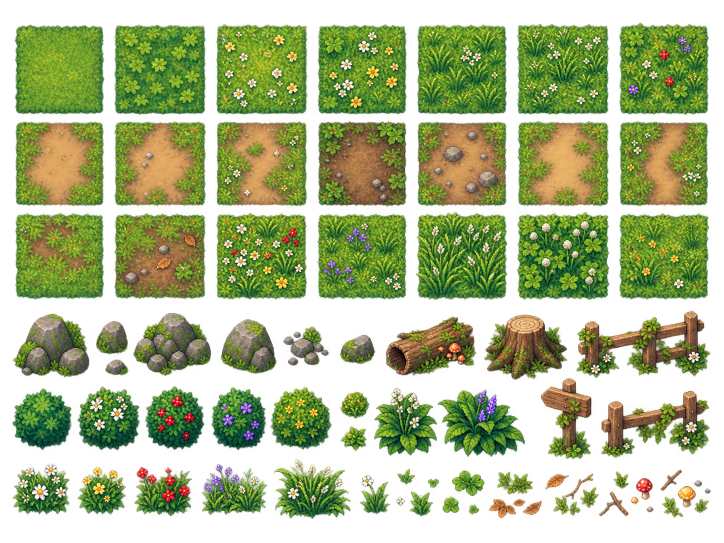
#> input picture assets/sources/EvolvingRealms_Original_Assets_Batch02/environment/grassland_tiles_props.png, 1448 x 1086 px (shown at 1/2 size)
$ python build_assets.py
#> lines starting #> are read from the running program, lines starting #| are printed output that depends on the picture
### tools/art/sheet_tools.py
"""Small helpers for slicing AI-generated source sheets into game-ready pixel sprites.

Dev-only (Pillow, numpy, scipy). The game never runs Python: outputs are committed PNGs.
"""
from __future__ import annotations

import numpy as np
from PIL import Image, ImageFilter
from scipy import ndimage

ALPHA_CUT = 128


def load(path) -> np.ndarray:
    return np.array(Image.open(path).convert("RGBA"))


# [70 lines left out: functions components, _split_wide, cut, is_glow, foot_anchor, not called in this run]


def downscale(part: np.ndarray, scale: float) -> Image.Image:
    """Area-average downscale on premultiplied colour, then a hard alpha edge so the
    result reads as crisp pixel art instead of a blurry painting."""
    h, w = part.shape[:2]
    size = (max(1, round(w * scale)), max(1, round(h * scale)))
    rgba = part.astype(np.float32) / 255.0
    rgba[..., :3] *= rgba[..., 3:4]
    channels = [Image.fromarray((rgba[..., i] * 255).astype(np.uint8)).resize(size, Image.BOX) for i in range(4)]
    out = np.stack([np.array(c, dtype=np.float32) / 255.0 for c in channels], axis=-1)
    alpha = out[..., 3:4]
    color = np.where(alpha > 0.001, out[..., :3] / np.maximum(alpha, 0.001), 0)
    solid = alpha[..., 0] > 0.5
    result = np.zeros(out.shape, dtype=np.uint8)
    result[..., :3] = np.clip(color * 255, 0, 255).astype(np.uint8)
    result[..., 3] = np.where(solid, 255, 0)
    image = Image.fromarray(result, "RGBA")
    sharp = image.filter(ImageFilter.UnsharpMask(radius=1, percent=60, threshold=2))
    sharp.putalpha(image.getchannel("A"))
    return sharp


# [100 lines left out: functions outline, place, split_band, defringe, split_touching, not called in this run]

### tools/art/build_assets.py
"""Builds game-ready art from the AI-generated source sheets (Batch 01).

    .venv/Scripts/python.exe tools/art/build_assets.py

Inputs : assets/sources/EvolvingRealms_Original_Assets_Batch01 (originals, never edited)
Outputs: assets/game/** PNGs + assets/game/art_index.json (read by src/world/art.gd)

Content mapping (content_id -> visual -> category/kind fallback) lives in MAPPING below;
add art by extending the tables here and re-running. Gameplay code is never touched.
Note: in Batch 01 the files props/... and landmarks/... hold each other's contents; the
SHEETS table refers to them by what they actually contain.
"""
from __future__ import annotations

import json
import math
import sys
from pathlib import Path

import numpy as np
from PIL import Image
from scipy import ndimage

sys.path.insert(0, str(Path(__file__).parent))
from sheet_tools import components, cut, defringe, downscale, foot_anchor, load, place, split_touching  # noqa: E402

ROOT = Path(__file__).resolve().parents[2]
SRC = ROOT / "assets/sources/EvolvingRealms_Original_Assets_Batch01"
SRC2 = ROOT / "assets/sources/EvolvingRealms_Original_Assets_Batch02"
OUT = ROOT / "assets/game"
TILE = 40  # Display pixels per logical tile (logic grid is unchanged).

SHEETS = {
    "environment": SRC / "environment/forest_grass_beach_water_tilesheet.png",
    "player": SRC / "characters/player_adventurer_spritesheet.png",
    "wolf": SRC / "creatures/gray_wolf_spritesheet.png",
    "props": SRC / "landmarks/discoveries_ruins_shrines_sheet.png",  # swapped in the batch
    "landmarks": SRC / "props/chests_resources_items_sheet.png",  # swapped in the batch
    "boar": SRC2 / "creatures/wild_boar_spritesheet.png",
    "rabbit": SRC2 / "creatures/rabbit_spritesheet.png",
    "deer": SRC2 / "creatures/deer_spritesheet.png",
    "crab": SRC2 / "creatures/crab_spritesheet.png",
    "grassland": SRC2 / "environment/grassland_tiles_props.png",
    "beach": SRC2 / "environment/beach_tiles_props.png",
    "icons": SRC2 / "ui/inventory_status_icons.png",
}

# ---------------------------------------------------------------- characters

CHARACTERS = {
    "player": {
        "bands": [(200, 0, 415, 1448), (420, 0, 605, 1448), (605, 0, 795, 1448), (795, 0, 1030, 1448)],
        "scale": 0.32, "canvas": (88, 80), "anchor": (44, 73), "glow": True, "max_width": 0,
        # direction -> state -> [(row, col, flip)]
        "anims": {
            "down": {"idle": [(0, 0)], "walk": [(0, 1), (0, 2), (0, 3), (0, 4)], "attack": [(0, 5), (0, 6), (0, 7)], "hit": [(0, 8)], "death": [(0, 9), (0, 10)]},
            "left": {"idle": [(1, 0)], "walk": [(1, 1), (1, 2), (1, 3), (1, 4)], "attack": [(2, 5, 1), (2, 6, 1), (2, 7, 1)], "hit": [(1, 8)], "death": [(1, 9), (1, 10)]},
            "right": {"idle": [(2, 0)], "walk": [(2, 1), (2, 2), (2, 3), (2, 4)], "attack": [(2, 5), (2, 6), (2, 7)], "hit": [(2, 8)], "death": [(2, 9), (2, 10)]},
            "up": {"idle": [(3, 0)], "walk": [(3, 1), (3, 2), (3, 3), (3, 4)], "attack": [(3, 5), (3, 6), (3, 7)], "hit": [(3, 8)], "death": [(3, 9), (3, 10)]},
        },
    },
    "wolf": {
        "bands": [(90, 0, 340, 1448), (355, 0, 565, 1448), (575, 0, 785, 1448), (795, 0, 1045, 1448)],
        "scale": 0.25, "canvas": (84, 76), "anchor": (42, 69), "glow": False, "max_width": 228,
        "anims": {
            "down": {"idle": [(0, 0)], "walk": [(0, 1), (0, 2), (0, 3), (0, 4)], "attack": [(0, 5), (0, 6), (0, 7)], "hit": [(0, 8)], "death": [(0, 9)]},
            "left": {"idle": [(1, 0)], "walk": [(2, 1), (2, 2), (2, 3), (2, 4)], "attack": [(1, 5), (1, 6)], "hit": [(2, 8)], "death": [(1, 9, 1)]},
            "right": {"idle": [(2, 0)], "walk": [(1, 1), (1, 2), (1, 3), (1, 4)], "attack": [(2, 5), (2, 6)], "hit": [(1, 8)], "death": [(1, 9)]},
            "up": {"idle": [(3, 0)], "walk": [(3, 1), (3, 2), (3, 3), (3, 4)], "attack": [(3, 5), (3, 6), (3, 7)], "hit": [(3, 8)], "death": [(3, 9)]},
        },
    },
}

# Batch 02 frames touch each other; (row, index) refer to split_touching() order.
# Merged leftovers (several animals in one blob, lone slash arcs) are simply not used.
CHARACTERS.update({
    "boar": {
        "boxes": {"lying": (130, 1322, 285, 1448)},  # Lone death pose; neighbours merge.
        "split": "touching", "bands": [(120, 0, 290, 1448), (360, 0, 515, 1448), (580, 0, 740, 1448), (805, 0, 990, 1448)],
        "scale": 0.30, "canvas": (80, 72), "anchor": (40, 66), "glow": False,
        "anims": {
            "down": {"idle": [(0, 0)], "walk": [(0, 4), (0, 5), (0, 6), (0, 7)], "attack": [(0, 9), (0, 11)], "hit": [(0, 12)], "death": [(0, 14), ("lying", 0)]},
            "left": {"idle": [(1, 1)], "walk": [(1, 1), (1, 6)], "attack": [(1, 6), (1, 1)], "hit": [(1, 7, 1)], "death": [("lying", 1)]},
            "right": {"idle": [(1, 1, 1)], "walk": [(1, 1, 1), (1, 6, 1)], "attack": [(1, 6, 1), (1, 1, 1)], "hit": [(1, 7)], "death": [("lying", 0)]},
            "up": {"idle": [(3, 0)], "walk": [(3, 4), (3, 5), (3, 6), (3, 7)], "attack": [(3, 9), (3, 11)], "hit": [(3, 12)], "death": [(3, 14), ("lying", 0)]},
        },
    },
    "rabbit": {
        "split": "touching", "bands": [(115, 0, 300, 1448), (300, 0, 500, 1448), (505, 0, 710, 1448), (710, 0, 915, 1448)],
        "scale": 0.19, "canvas": (56, 48), "anchor": (28, 43), "glow": False,
        "anims": {
            "down": {"idle": [(0, 0)], "walk": [(0, 2), (0, 3), (0, 4), (0, 5)], "attack": [(0, 7)], "hit": [(0, 6)], "death": [(0, 8), (0, 9)]},
            "right": {"idle": [(1, 0)], "walk": [(1, 2), (1, 3), (1, 4), (1, 5)], "attack": [(1, 6)], "hit": [(1, 7)], "death": [(1, 8), (1, 9)]},
            "up": {"idle": [(2, 0)], "walk": [(2, 2), (2, 3), (2, 4), (2, 5)], "attack": [(2, 6)], "hit": [(2, 6)], "death": [(2, 8), (2, 9)]},
            "left": {"idle": [(3, 0)], "walk": [(3, 2), (3, 3), (3, 4), (3, 5)], "attack": [(3, 6)], "hit": [(3, 7)], "death": [(3, 8), (3, 9)]},
        },
    },
    "deer": {
        "split": "touching", "bands": [(90, 0, 300, 1448), (325, 0, 545, 1448), (565, 0, 790, 1448), (810, 0, 1030, 1448)],
        "scale": 0.31, "canvas": (88, 80), "anchor": (44, 74), "glow": False,
        "anims": {
            "down": {"idle": [(0, 1)], "walk": [(0, 1), (0, 5)], "attack": [(0, 4), (0, 6)], "hit": [(0, 8)], "death": [(0, 9), (0, 10)]},
            "left": {"idle": [(1, 2)], "walk": [(1, 6), (1, 7)], "attack": [(1, 8)], "hit": [(1, 10)], "death": [(1, 12), (1, 13)]},
            "right": {"idle": [(3, 2)], "walk": [(3, 6), (3, 7)], "attack": [(3, 9), (3, 10)], "hit": [(3, 11)], "death": [(3, 12), (3, 13)]},
            "up": {"idle": [(2, 3)], "walk": [(2, 4), (2, 5)], "attack": [(2, 6), (2, 7)], "hit": [(2, 8)], "death": [(2, 9), (2, 10)]},
        },
    },
    "crab": {
        "split": "touching", "bands": [(150, 0, 350, 1448), (360, 0, 545, 1448), (560, 0, 790, 1448), (805, 0, 1000, 1448)],
        "scale": 0.27, "canvas": (64, 56), "anchor": (32, 51), "glow": False,
        "anims": {
            "down": {"idle": [(0, 0)], "walk": [(0, 1), (0, 2), (0, 3)], "attack": [(0, 4), (0, 5)], "hit": [(0, 7)], "death": [(0, 8), (0, 9)]},
            "left": {"idle": [(1, 0)], "walk": [(1, 1), (1, 2), (1, 3), (1, 4)], "attack": [(1, 5)], "hit": [(1, 7)], "death": [(1, 8), (1, 9)]},
            "up": {"idle": [(2, 0)], "walk": [(2, 1), (2, 2), (2, 3)], "attack": [(2, 4)], "hit": [(2, 7)], "death": [(2, 9), (2, 10)]},
            "right": {"idle": [(3, 0)], "walk": [(3, 1), (3, 2), (3, 3)], "attack": [(3, 4), (3, 5)], "hit": [(3, 7)], "death": [(3, 8), (3, 9)]},
        },
    },
})


# [60 lines left out: functions _ref, sprite_from_part, build_character, not called in this run]


# ---------------------------------------------------------------- terrain

# 5x5 ground grid on the environment sheet: (row, col) -> bbox detected by component scan.
GRIDS = {  # sheet -> (row y ranges, column x ranges) of its ground tile grid
    "environment": ([(32, 197), (206, 364), (375, 534), (546, 703), (712, 870)],
                    [(132, 311), (328, 506), (523, 703), (720, 900), (918, 1114)]),
    "grassland": ([(49, 228), (244, 411), (427, 598)],
                  [(31, 208), (231, 409), (434, 613), (637, 812), (836, 1013), (1036, 1216), (1240, 1416)]),
    "beach": ([(18, 172), (183, 341), (350, 505)],
              [(22, 182), (200, 361), (379, 536), (553, 716), (734, 892), (910, 1073), (1091, 1250), (1269, 1428)]),
}
GROUND = {  # biome -> [(sheet, row, col, weight)]; first entry is the seam base of the biome.
    "meadow": [("grassland", 0, 0, 18), ("grassland", 0, 1, 5), ("grassland", 0, 4, 2), ("grassland", 2, 6, 2),
               ("grassland", 0, 2, 1), ("grassland", 0, 3, 1), ("grassland", 0, 5, 1), ("grassland", 0, 6, 1),
               ("grassland", 2, 2, 1), ("grassland", 2, 3, 1), ("grassland", 2, 5, 1), ("grassland", 2, 0, 1)],
    "forest": [("environment", 1, 0, 4), ("environment", 1, 4, 3), ("environment", 1, 1, 2), ("environment", 1, 2, 1), ("environment", 1, 3, 1)],
    "beach": [("beach", 0, 0, 6), ("beach", 0, 1, 2), ("beach", 0, 3, 1), ("beach", 0, 4, 1), ("beach", 0, 2, 1), ("environment", 3, 2, 2)],
    "ocean": [("environment", 4, 3, 3), ("environment", 4, 4, 2), ("beach", 2, 6, 2), ("beach", 2, 7, 1)],
}
OVERLAYS = {  # name -> (texture tile, edge radius, edge noise, rim colour or None, dithered)
    "shallow": (("environment", 4, 0), 24, 3, None, True),
    "sand": (("beach", 0, 0), 9, 3, (236, 244, 236), False),
    "forest": (("environment", 1, 0), 12, 6, (60, 46, 30), False),
    "grass": (("grassland", 0, 0), 13, 7, (58, 104, 40), False),
}
_SHEETS: dict = {}


def sheet(key: str) -> np.ndarray:
    if key not in _SHEETS:
        _SHEETS[key] = load(SHEETS[key])
    return _SHEETS[key]
BAYER = np.array([[0, 8, 2, 10], [12, 4, 14, 6], [3, 11, 1, 9], [15, 7, 13, 5]]) / 16.0 + 1 / 32


def ground_tile(key: str, row: int, col: int) -> np.ndarray:
    rows, cols = GRIDS[key]
    (y0, y1), (x0, x1) = rows[row], cols[col]
    inset_y, inset_x = int((y1 - y0) * 0.11), int((x1 - x0) * 0.11)
    part = sheet(key)[y0 + inset_y:y1 - inset_y, x0 + inset_x:x1 - inset_x].copy()
    part[..., 3] = 255
    img = downscale(part, TILE / part.shape[1]).resize((TILE, TILE), Image.NEAREST)
    return np.array(img.convert("RGB"), dtype=np.float32)


def seam_mask() -> np.ndarray:
    d = np.minimum.outer(np.minimum(np.arange(TILE), TILE - 1 - np.arange(TILE)), np.minimum(np.arange(TILE), TILE - 1 - np.arange(TILE)))
    return np.clip((d - 3) / 6.0, 0, 1)[..., None]


def build_ground() -> tuple[dict, dict]:
    """Variants share their biome base's wrapped edge band, so any variant tiles with
    any other of the same biome without visible seams; tones are matched to the base."""
    mask = seam_mask()
    rows, table, bases = [], {}, {}
    for biome, entries in GROUND.items():
        base = ground_tile(*entries[0][:3])
#> in load, returned value is the input picture: shape (1086, 1448, 4); mean R, G, B, A 70.7, 90.2, 31.9, 139.2
#> in ground_tile, `part = sheet(key)[y0 + inset_y:y1 - inset_y, x0 + inset_x:x1 - inset_x..`:
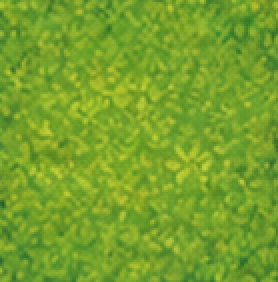
#> part: shape (141, 139, 4) (shown 2 times larger); mean of channels 0, 1, 2, 3 116.7, 160.9, 39.7, 250.9; transparent parts drawn white
#> in downscale, `channels = [Image.fromarray((rgba[..., i] * 255).astype(np.uint8)).res..`: channels = 4 items
#> in downscale, `out = np.stack([np.array(c, dtype=np.float32) / 255.0 for c in channel..`:
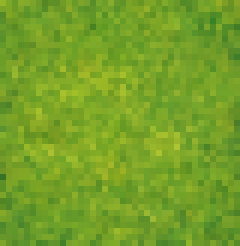
#> out: shape (41, 40, 4) float32 (shown 6 times larger); mean of channels 0, 1, 2, 3 0.458, 0.631, 0.156, 1; drawn as R, G, B
#> (the rest of the program and of its run is left out)
